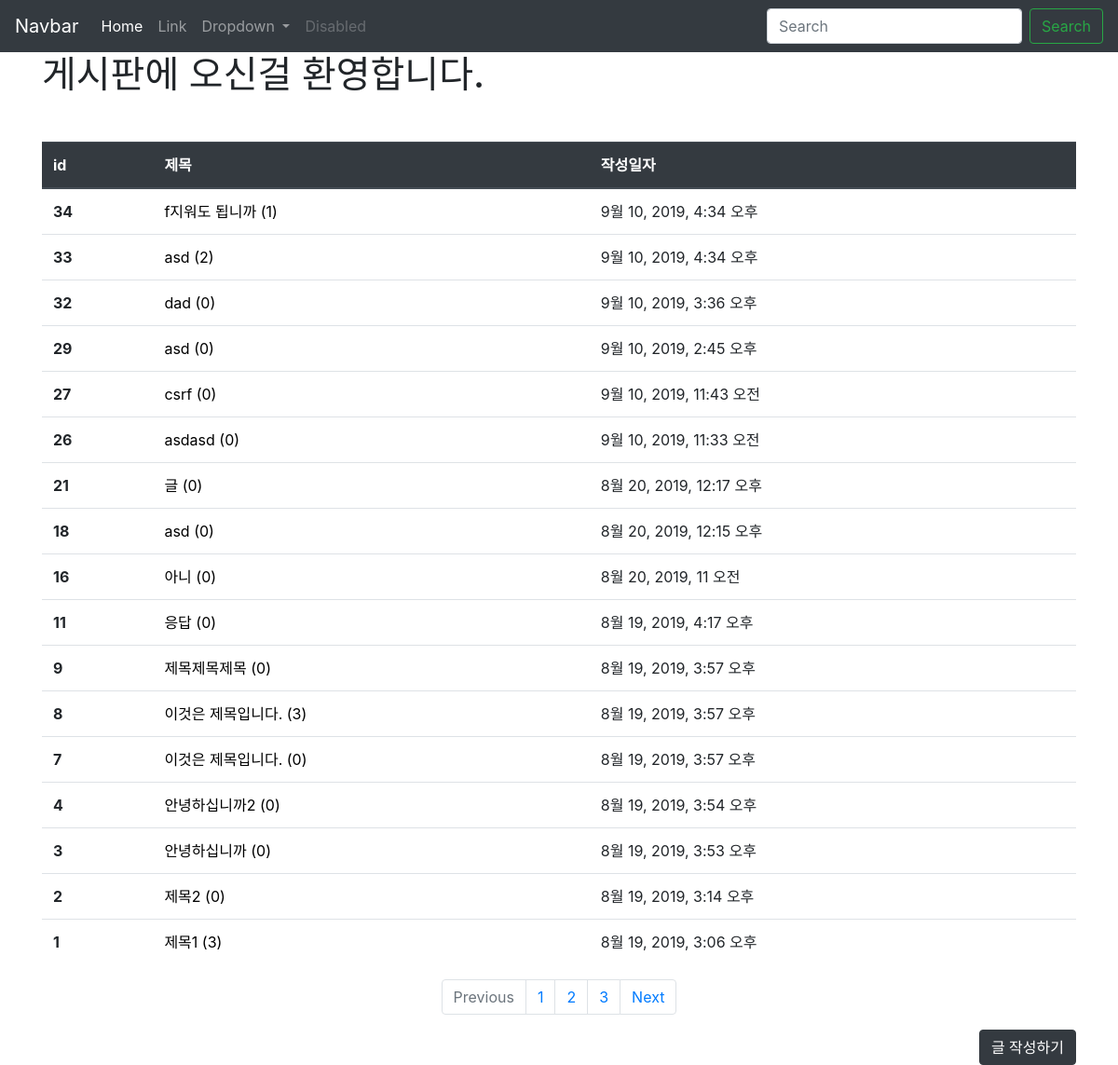
/articles/, run on an earlier commit of the app's database.
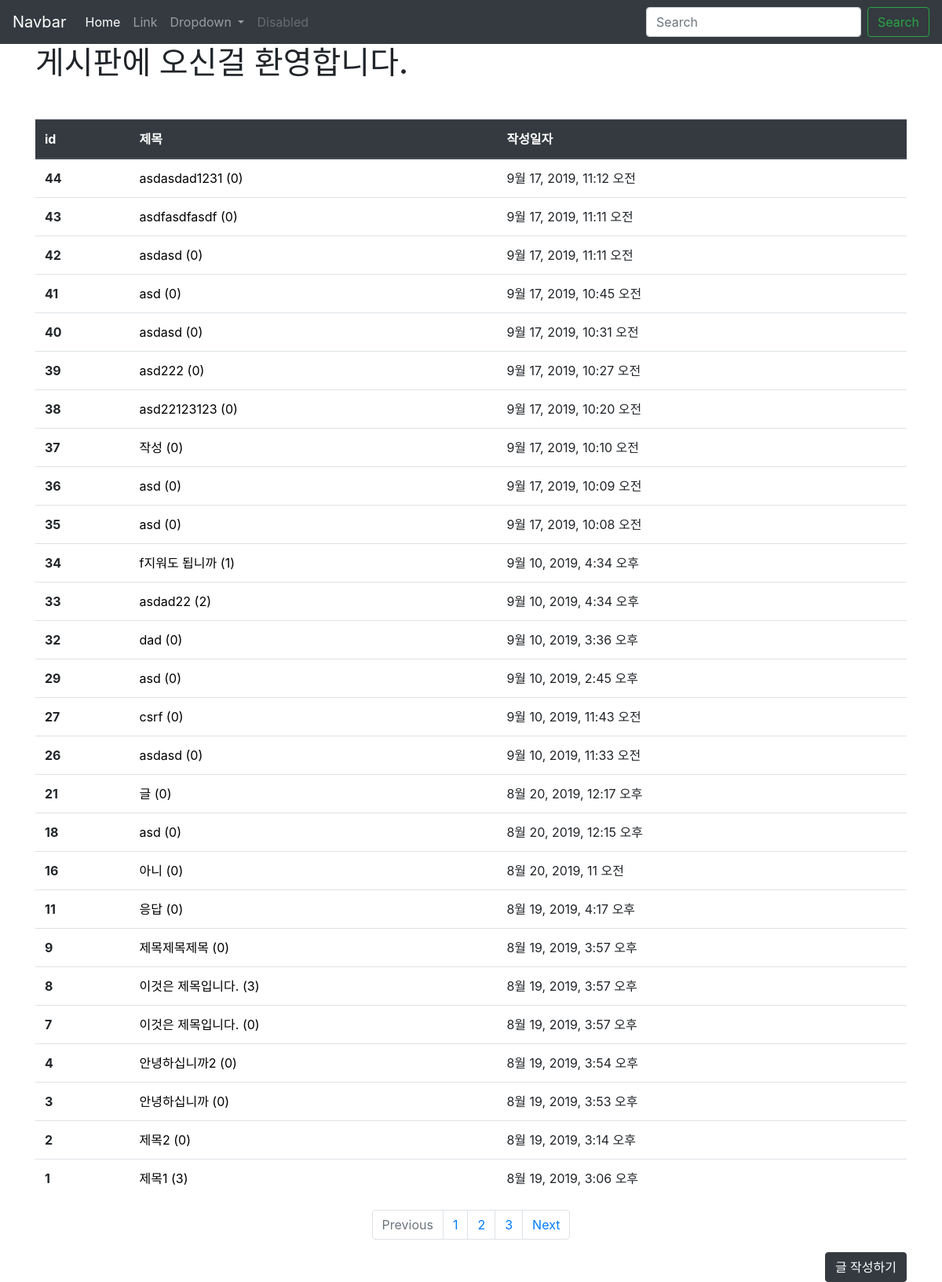
And on a later commit of the database.
### articles/models.py (models this page shows, shortened)
class Article(models.Model):    # models.Model 을 상속 받는 형식으로 쓴다. ~.~.get()으로 앞으로 데이터 사용하는게 여기 들어있거든
    title = models.CharField(max_length=10)  # 기사의 제목을 변수값으로 가지는데 그것은 캐릭터 필드이다. (일종의 스키마를 정의하는거야)
    content = models.TextField()
    created_at = models.DateTimeField(auto_now_add=True)
    updated_at = models.DateTimeField(auto_now=True)      # 이런식으로 다양한 필드 생성 가능. 다 쓰고나서

### articles/views.py (the view)
# urls.py: path('',views.index, name='index'),
def index(request):
    articles = Article.objects.order_by('-id') # 작성
    context = {
        'articles': articles
    }
    return render(request, 'articles/index.html', context)

### articles/templates/articles/index.html
{% extends 'articles/base.html' %}
{% block body %}
<h1>게시판에 오신걸 환영합니다.</h1>
<table class="table mt-5">
  <thead class="thead-dark">
    <tr>
      <th scope="col">id</th>
      <th scope="col">제목</th>
      <th scope="col">작성일자</th>
    </tr>
  </thead>
  <tbody>
    {% for article in articles %}
    <tr>
      <th scope="row">{{article.id}}</th>
      <td><a href="{% url 'articles:detail' article.pk%}" style="color:black; text-decoration: none;">{{article.title}} ({{article.comment_set.all.count}})</a></td>
      <td>{{article.created_at}}</td>
    </tr>
    {% endfor %}
  </tbody>
</table>
<nav aria-label="Page navigation example">
  <ul class="pagination justify-content-center">
    <li class="page-item disabled">
      <a class="page-link" href="#" tabindex="-1" aria-disabled="true">Previous</a>
    </li>
    <li class="page-item"><a class="page-link" href="#">1</a></li>
    <li class="page-item"><a class="page-link" href="#">2</a></li>
    <li class="page-item"><a class="page-link" href="#">3</a></li>
    <li class="page-item">
      <a class="page-link" href="#">Next</a>
    </li>
  </ul>
</nav>
<div class="d-flex justify-content-end">
    <a class="btn btn-dark " href="{% url 'articles:create' %}" role="button">글 작성하기</a>
</div>
  {% endblock %}

### articles/templates/articles/base.html (shortened to what this page needs)
{% load bootstrap4 %}
<!DOCTYPE html>
<html lang="ko">
<head>
  <link rel="stylesheet" href="https://stackpath.bootstrapcdn.com/bootstrap/4.3.1/css/bootstrap.min.css"
>
</head>
<body>
  <nav class="navbar navbar-expand-lg navbar-dark bg-dark">
    <a class="navbar-brand" href="#">Navbar</a>
    <div class="collapse navbar-collapse" id="navbarSupportedContent">
      <ul class="navbar-nav mr-auto">
        <li class="nav-item active">
          <a class="nav-link" href="{%url 'articles:index'%}">Home <span class="sr-only">(current)</span></a>
        </li>
        <li class="nav-item">
          <a class="nav-link" href="#">Link</a>
        </li>
        <li class="nav-item dropdown">
          <a class="nav-link dropdown-toggle" href="#" id="navbarDropdown" role="button" data-toggle="dropdown"
            aria-haspopup="true" aria-expanded="false">
            Dropdown
          </a>
        </li>
        <li class="nav-item">
          <a class="nav-link disabled" href="#" tabindex="-1" aria-disabled="true">Disabled</a>
        </li>
      </ul>
      <form class="form-inline my-2 my-lg-0">
        <input class="form-control mr-sm-2" type="search" placeholder="Search" aria-label="Search">
        <button class="btn btn-outline-success my-2 my-sm-0" type="submit">Search</button>
      </form>
    </div>
  </nav>
  <div class="container">
    {% block body %}
    {% endblock %}
  </div>
</body>
</html>

What changed in the data, as far as the page shows it:
added Article: id "44", title "asdasdad1231", comment_set.all.count "0", created_at "9월 17, 2019, 11:12 오전"
added Article: id "43", title "asdfasdfasdf", comment_set.all.count "0", created_at "9월 17, 2019, 11:11 오전"
added Article: id "42", title "asdasd", comment_set.all.count "0", created_at "9월 17, 2019, 11:11 오전"
added Article: id "41", title "asd", comment_set.all.count "0", created_at "9월 17, 2019, 10:45 오전"
added Article: id "40", title "asdasd", comment_set.all.count "0", created_at "9월 17, 2019, 10:31 오전"
added Article: id "39", title "asd222", comment_set.all.count "0", created_at "9월 17, 2019, 10:27 오전"
added Article: id "38", title "asd22123123", comment_set.all.count "0", created_at "9월 17, 2019, 10:20 오전"
added Article: id "37", title "작성", comment_set.all.count "0", created_at "9월 17, 2019, 10:10 오전"
added Article: id "36", title "asd", comment_set.all.count "0", created_at "9월 17, 2019, 10:09 오전"
added Article: id "35", title "asd", comment_set.all.count "0", created_at "9월 17, 2019, 10:08 오전"
changed Article id 33: title "asd" → "asdad22"
